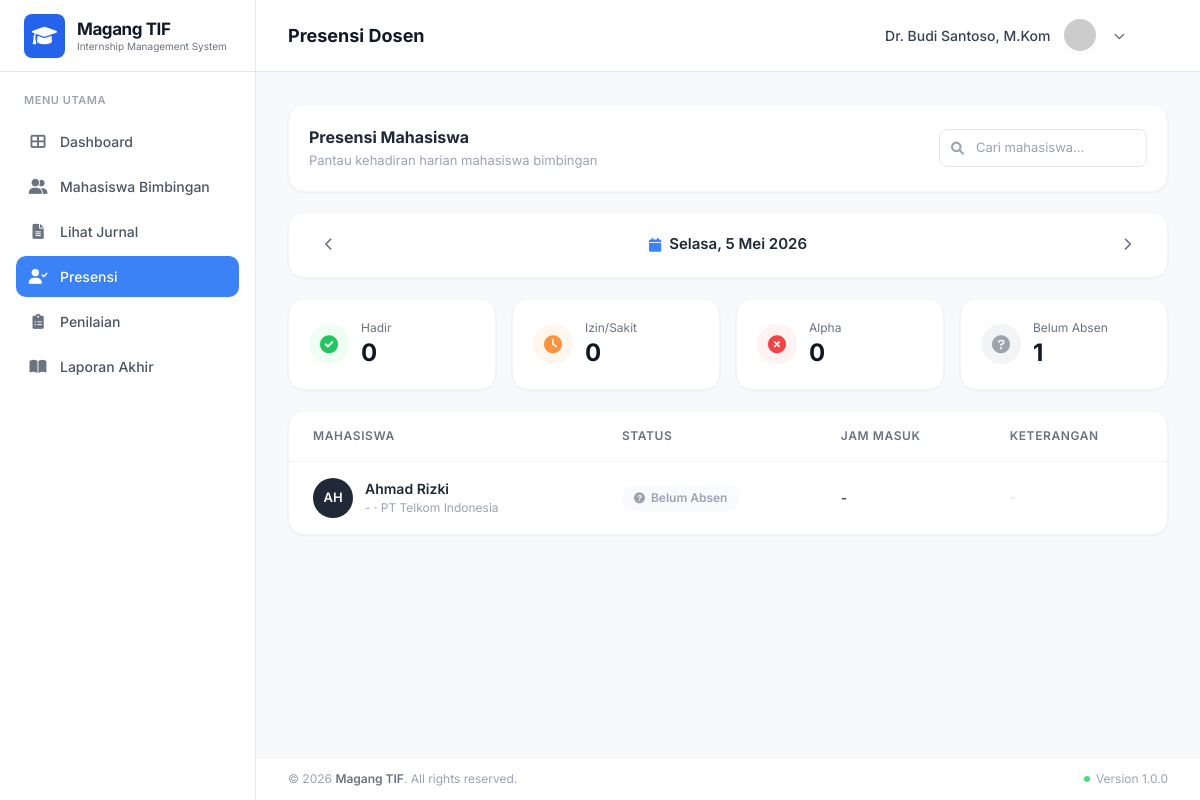
The page /dosen/presensi_mhs.php (signed in) on the database its author committed.
### tables this page shows
CREATE TABLE mahasiswa (
    id INT AUTO_INCREMENT PRIMARY KEY,
    user_id INT,
    group_id INT,
    nama VARCHAR(255) NOT NULL,
    jenis_kelamin VARCHAR(20),
    tempat_lahir VARCHAR(100),
    tanggal_lahir DATE,
    agama VARCHAR(50),
    status VARCHAR(50),
    alamat_asal TEXT,
    alamat_jember TEXT,
    no_ktp VARCHAR(20),
    no_ktm VARCHAR(20),
    no_hp VARCHAR(20),
    golongan_darah VARCHAR(5),
    created_at TIMESTAMP DEFAULT CURRENT_TIMESTAMP,
    updated_at TIMESTAMP DEFAULT CURRENT_TIMESTAMP,
    FOREIGN KEY (user_id) REFERENCES users(id) ON DELETE CASCADE,
    FOREIGN KEY (group_id) REFERENCES `groups`(id) ON DELETE SET NULL
);

CREATE TABLE companies (
    id INT AUTO_INCREMENT PRIMARY KEY,
    nama_perusahaan VARCHAR(255) NOT NULL,
    alamat_perusahaan TEXT,
    email_business VARCHAR(255) UNIQUE NOT NULL,
    contact_person VARCHAR(100),
    no_hp VARCHAR(20),
    bidang_usaha VARCHAR(100),
    status_permodalan VARCHAR(100),
    visi TEXT,
    misi TEXT,
    denah_lokasi TEXT,
    deskripsi_kerja TEXT,
    struktur_organisasi TEXT,
    latitude DECIMAL(10, 8),
    longitude DECIMAL(11, 8),
    radius INT,
    created_at TIMESTAMP DEFAULT CURRENT_TIMESTAMP,
    updated_at TIMESTAMP DEFAULT CURRENT_TIMESTAMP
);

### dosen/presensi_mhs.php (the view, shortened to what this page needs)
<?php
    require_once __DIR__ . '/../config/db_connect.php';
    $userId = $_SESSION['id_user'];
    $stmt = $conn->prepare("SELECT id FROM dosen_pembimbing WHERE user_id = :uid");
    $stmt->execute(['uid' => $userId]);
    $dosen = $stmt->fetch();
    $dosenId = $dosen ? $dosen['id'] : 0;
    $tanggal = isset($_GET['tanggal']) ? $_GET['tanggal'] : date('Y-m-d');
    $dateObj = new DateTime($tanggal);
    $prevDate = (clone $dateObj)->modify('-1 day')->format('Y-m-d');
    $nextDate = (clone $dateObj)->modify('+1 day')->format('Y-m-d');
    $days   = ['Minggu','Senin','Selasa','Rabu','Kamis','Jumat','Sabtu'];
    $months = ['Januari','Februari','Maret','April','Mei','Juni','Juli','Agustus','September','Oktober','November','Desember'];
    $dayName   = $days[(int)$dateObj->format('w')];
    $monthName = $months[(int)$dateObj->format('n') - 1];
    $displayDate = $dayName . ', ' . $dateObj->format('j') . ' ' . $monthName . ' ' . $dateObj->format('Y');
    $stmt = $conn->prepare("
        SELECT m.id, m.nama, m.no_ktm,
               c.nama_perusahaan
        FROM mahasiswa m
        JOIN `groups` g ON m.group_id = g.id
        LEFT JOIN companies c ON g.company_id = c.id
        WHERE g.dosen_pembimbing_id = :did
        ORDER BY m.nama
    ");
    $stmt->execute(['did' => $dosenId]);
    $allMhs = $stmt->fetchAll();
    $attMap = [];
    $presences = [];
    $statHadir = 0; $statIzin = 0; $statAlpha = 0; $statBelum = 0;
    foreach ($allMhs as $m) {
        $att = $attMap[$m['id']] ?? null;
        if ($att) {
            $status = $att['status'];
            $masuk = $att['jam_masuk'] ?? '-';
            match($status) {
                'Hadir', 'Terlambat' => $statHadir++,
                'Izin', 'Sakit' => $statIzin++,
                'Alpha' => $statAlpha++,
                default => $statBelum++,
            };
        } else {
            $status = 'Belum Absen';
            $masuk = '-';
            $statBelum++;
        }
        $presences[] = [
            'nama' => $m['nama'],
            'nim' => $m['no_ktm'] ?? '-',
            'instansi' => $m['nama_perusahaan'] ?? '-',
            'status' => $status,
            'masuk' => $masuk,
            'keluar' => '-',
        ];
    }
    $statusConfig = [
        'Hadir'       => ['icon'=>'fa-check-circle',   'class'=>'text-green-600 bg-green-50',  'text'=>'text-green-600'],
        'Terlambat'   => ['icon'=>'fa-clock',          'class'=>'text-yellow-600 bg-yellow-50','text'=>'text-yellow-600'],
        'Izin'        => ['icon'=>'fa-clock',          'class'=>'text-orange-500 bg-orange-50','text'=>'text-orange-500'],
        'Sakit'       => ['icon'=>'fa-medkit',         'class'=>'text-orange-500 bg-orange-50','text'=>'text-orange-500'],
        'Alpha'       => ['icon'=>'fa-times-circle',   'class'=>'text-red-500 bg-red-50',      'text'=>'text-red-500'],
        'Belum Absen' => ['icon'=>'fa-question-circle','class'=>'text-gray-400 bg-gray-50',    'text'=>'text-gray-400'],
    ];
?>
<!DOCTYPE html>
<html lang="id">
<head>
    <script src="https://cdn.tailwindcss.com"></script>
    <link href="https://cdnjs.cloudflare.com/ajax/libs/font-awesome/6.0.0/css/all.min.css" rel="stylesheet">
</head>
<body class="flex h-screen overflow-hidden text-gray-800">
    <?php include '../includes/sidebar.php'; ?>
    <div class="flex-1 flex flex-col h-screen overflow-hidden">
        <div class="h-[72px] bg-white border-b border-gray-200 flex items-center justify-between px-6 md:px-8 shrink-0">
            <h1 class="text-[18px] font-bold text-gray-900">Presensi Dosen</h1>
            <div class="flex items-center gap-4"><?php include '../includes/header.php'; ?></div>
        </div>
        <main class="flex-1 overflow-y-auto p-6 md:p-8 bg-[#f8f9fa]">
            <div class="max-w-[1000px] mx-auto space-y-5">
                <div class="bg-white rounded-2xl p-5 shadow-sm border border-gray-100 flex flex-col sm:flex-row sm:items-center justify-between gap-4">
                    <div>
                        <h2 class="text-[16px] font-bold text-gray-800">Presensi Mahasiswa</h2>
                        <p class="text-[13px] text-gray-400 mt-0.5">Pantau kehadiran harian mahasiswa bimbingan</p>
                    </div>
                    <div class="flex items-center gap-3">
                        <div class="relative">
                            <i class="fas fa-search absolute left-3 top-1/2 -translate-y-1/2 text-gray-400 text-[13px]"></i>
                            <input type="text" id="searchPresensi" placeholder="Cari mahasiswa..."
                                   class="pl-9 pr-4 py-2 border border-gray-200 rounded-lg text-[13px] outline-none focus:ring-2 focus:ring-blue-100 focus:border-blue-400 w-52 transition-all">
                        </div>
                    </div>
                </div>
                <div class="bg-white rounded-2xl shadow-sm border border-gray-100">
                    <div class="flex items-center justify-between px-6 py-4">
                        <a href="?tanggal=<?= $prevDate ?>" class="w-8 h-8 flex items-center justify-center rounded-full hover:bg-gray-100 text-gray-500 transition-colors"><i class="fas fa-chevron-left text-[13px]"></i></a>
                        <div class="flex items-center gap-2 text-[15px] font-semibold text-gray-800"><i class="fas fa-calendar text-blue-500 text-[14px]"></i> <?= $displayDate ?></div>
                        <a href="?tanggal=<?= $nextDate ?>" class="w-8 h-8 flex items-center justify-center rounded-full hover:bg-gray-100 text-gray-500 transition-colors"><i class="fas fa-chevron-right text-[13px]"></i></a>
                    </div>
                </div>
                <div class="grid grid-cols-2 sm:grid-cols-4 gap-4">
                    <div class="bg-white rounded-2xl p-5 shadow-sm border border-gray-100 flex items-center gap-3">
                        <div class="w-10 h-10 rounded-full bg-green-50 flex items-center justify-center shrink-0"><i class="fas fa-check-circle text-green-500 text-[18px]"></i></div>
                        <div><p class="text-[12px] text-gray-500">Hadir</p><p class="text-2xl font-bold text-gray-900"><?= $statHadir ?></p></div>
                    </div>
                    <div class="bg-white rounded-2xl p-5 shadow-sm border border-gray-100 flex items-center gap-3">
                        <div class="w-10 h-10 rounded-full bg-orange-50 flex items-center justify-center shrink-0"><i class="fas fa-clock text-orange-400 text-[18px]"></i></div>
                        <div><p class="text-[12px] text-gray-500">Izin/Sakit</p><p class="text-2xl font-bold text-gray-900"><?= $statIzin ?></p></div>
                    </div>
                    <div class="bg-white rounded-2xl p-5 shadow-sm border border-gray-100 flex items-center gap-3">
                        <div class="w-10 h-10 rounded-full bg-red-50 flex items-center justify-center shrink-0"><i class="fas fa-times-circle text-red-500 text-[18px]"></i></div>
                        <div><p class="text-[12px] text-gray-500">Alpha</p><p class="text-2xl font-bold text-gray-900"><?= $statAlpha ?></p></div>
                    </div>
                    <div class="bg-white rounded-2xl p-5 shadow-sm border border-gray-100 flex items-center gap-3">
                        <div class="w-10 h-10 rounded-full bg-gray-100 flex items-center justify-center shrink-0"><i class="fas fa-question-circle text-gray-400 text-[18px]"></i></div>
                        <div><p class="text-[12px] text-gray-500">Belum Absen</p><p class="text-2xl font-bold text-gray-900"><?= $statBelum ?></p></div>
                    </div>
                </div>
                <div class="bg-white rounded-2xl shadow-sm border border-gray-100 overflow-hidden">
                    <div class="overflow-x-auto">
                        <table class="w-full text-[14px]" id="presensiTable">
                            <thead>
                                <tr class="border-b border-gray-100 text-gray-500 text-[12px] uppercase tracking-wider">
                                    <th class="text-left px-6 py-4 font-semibold">Mahasiswa</th>
                                    <th class="text-left px-6 py-4 font-semibold">Status</th>
                                    <th class="text-left px-6 py-4 font-semibold">Jam Masuk</th>
                                    <th class="text-left px-6 py-4 font-semibold">Keterangan</th>
                                </tr>
                            </thead>
                            <tbody class="divide-y divide-gray-100">
                                <?php if (empty($presences)): ?>
                                <tr><td colspan="4" class="px-6 py-8 text-center text-gray-400">Belum ada mahasiswa bimbingan.</td></tr>
                                <?php else: ?>
                                <?php foreach ($presences as $p):
                                    $cfg = $statusConfig[$p['status']] ?? $statusConfig['Belum Absen'];
                                ?>
                                <tr class="presence-row transition-colors">
                                    <td class="px-6 py-4">
                                        <div class="flex items-center gap-3">
                                            <div class="w-10 h-10 rounded-full bg-gray-800 flex items-center justify-center text-white font-semibold text-[13px] shrink-0"><?= strtoupper(substr($p['nama'], 0, 2)) ?></div>
                                            <div>
                                                <p class="font-semibold text-gray-800"><?= htmlspecialchars($p['nama']) ?></p>
                                                <p class="text-[12px] text-gray-400"><?= $p['nim'] ?> · <?= htmlspecialchars($p['instansi']) ?></p>
                                            </div>
                                        </div>
                                    </td>
                                    <td class="px-6 py-4">
                                        <span class="inline-flex items-center gap-1.5 px-3 py-1 rounded-full text-[12px] font-semibold <?= $cfg['class'] ?>">
                                            <i class="fas <?= $cfg['icon'] ?> text-[11px]"></i> <?= $p['status'] ?>
                                        </span>
                                    </td>
                                    <td class="px-6 py-4 text-gray-700 font-medium"><?= $p['masuk'] ?></td>
                                    <td class="px-6 py-4 text-gray-500 text-[13px]"><span class="text-gray-300">-</span></td>
                                </tr>
                                <?php endforeach; ?>
                                <?php endif; ?>
                            </tbody>
                        </table>
                    </div>
                </div>
            </div>
        </main>
        <?php include '../includes/footer.php'; ?>
    </div>
</body>
</html>

### dosen/presensi_mhs.php (style rules this page uses)
body { font-family: 'Inter', sans-serif; background-color: #f8f9fa; }

### rows shown on the page
mahasiswa: nama "AH", nama "Ahmad Rizki", nim "-", companies.nama_perusahaan "PT Telkom Indonesia", status "Belum Absen", masuk "-"

### other values the page prints
$menu['title'] "Dashboard"
$menu['title'] "Mahasiswa Bimbingan"
$menu['title'] "Lihat Jurnal"
$menu['title'] "Presensi"
$menu['title'] "Penilaian"
$menu['title'] "Laporan Akhir"
$userName "Dr. Budi Santoso, M.Kom"
$displayDate "Selasa, 5 Mei 2026"
$statHadir "0"
$statIzin "0"
$statAlpha "0"
$statBelum "1"
$appName "Magang TIF"
$appVersion "1.0.0"
